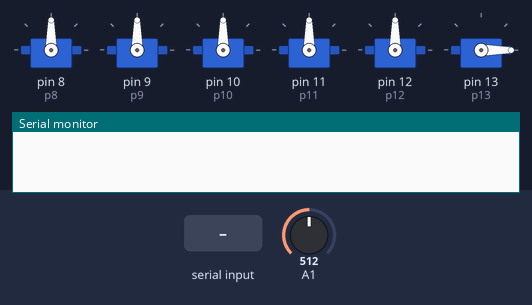
A sketch run on a simulated Arduino Uno, built with avr-gcc and run on an emulated ATmega328P. Shown: 6 × servo, the last lines printed to the serial monitor. The inputs (shaded band) are chosen by the test bench; at power-on: A1 = 512.

Above: at 1.2 s.
1.3 s: "90,45,200\n" received over Serial
At 2.77 s:
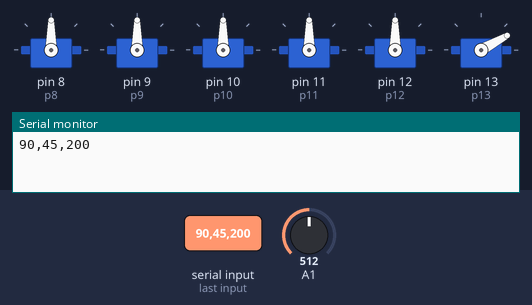
At 3.37 s:
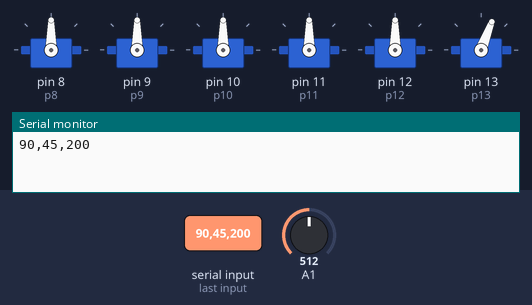
4.3 s: "90,45\n" received over Serial
At 10.0 s:
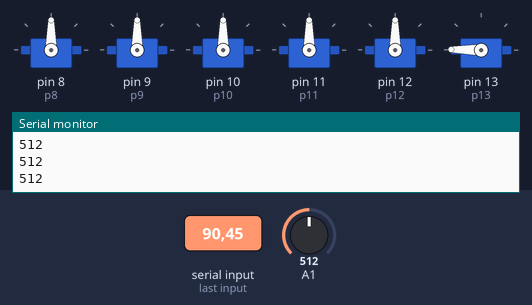
Timing chart, 0 to 11.5 s (numbered marks = the images above; inputs shaded):
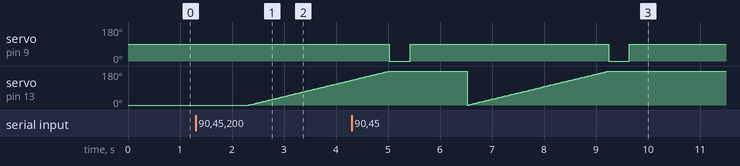

Measured:
- after the input at 1.3 s, servo on pin 13 (p13): moves from 0° to 131° over 2.0 s, starting after 1.0 s
- by itself, servo on pin 9 (p9): alternates 90° for 3.8 s and 0° for 0.40 s

The sketch:

s1-full.ino
```cpp
#include <Servo.h>
//
Servo svx1;
Servo svx2;
Servo svx3;
Servo svx4;
Servo svx5;
Servo svx6;

int valF = 0;
int i=0;
int ctr = 0;
String str;

int p8 = 8;
int p9 = 9;
int p10 = 10;
int p11 = 11;
int p12 = 12;
int p13 = 13;

void setup() {
  Serial.begin(9600);
//  sv.attach(sv08);  // attaches the servo on pin 9 to the servo object
  svx1.attach(p8);
  svx2.attach(p9);
  svx3.attach(p10);
  svx4.attach(p11);
  svx5.attach(p12);
  svx6.attach(p13);
  svx6.write(0);
}


int svrun1(String o, String otime){
  if(o.toInt()>0){
    svx1.write(111);
  }
  else{
    svx1.write(0);
  }
  int v = otime.toInt();
  v=v*100;
  delay(v);
  svx1.write(90);
  return ;
}
//int svrun2(String s0, String s1,String s2, String s3,String s4, String s5,String s6, String s7,String s8, String s9)
int svrun2(int s0, int s1,int s2, int s3,int s4, int s5,int s6, int s7,int s8, int s9, int deg1){

  int var = 5;
   for(int i=0;i<180;i+=1){
    svx6.write(i);
    delay(15);
  }
  if(s0==1){
    svx1.write(111);
  }
  else{
    svx1.write(0);
  }
  if(s2==1){
    svx2.write(111);
  }
  else{
    svx2.write(0);
  }
  if(s4==1){
    svx3.write(111);
  }
  else{
    svx3.write(0);
  }
  if(s6==1){
    svx4.write(111);
  }
  else{
    svx4.write(0);
  }
  if(s8==1){
    svx5.write(111);
  }
  else{
    svx5.write(0);
  }
//  svx1.write(s0);
//  svx2.write(s2);
//  svx3.write(s4);
//  svx4.write(s6);
//  svx5.write(s8);
  while(var > 0){
    if(s1==0){
      svx1.write(90);
      var-=1;
    }
    if(s3==0){
      svx2.write(90);
      var-=1;
    }
    if(s5==0){
      svx3.write(90);
      var-=1;
    }
    if(s7==0){
      svx4.write(90);
      var-=1;
    }
    if(s9==0){
      svx5.write(90);
      var-=1;
    }
    s1-=1;
    s3-=1;
    s5-=1;
    s7-=1;
    s9-=1;
    valF = analogRead(A1);
    Serial.print(valF);
    Serial.print("\n");
    delay(100);
  }
  return ;
}

String temp0 ;
String temp1 ;
String temp2;
String temp3 ;
String temp4;
String temp5 ;
String temp6 ;
String temp7;
String temp8 ;
String temp9;
String temp10;
void loop() {

if(Serial.available()>0){
  str = Serial.readString();
  Serial.println(str);
//  ctr = str.toInt();
//  --blinkled(ctr);
//  svrun(ctr);
  str.toCharArray(1,1);
  temp0 = str[0];
  temp1 = str[1];
  temp2 = str[2];
  temp3 = str[3];
  temp4 = str[4];
  temp5 = str[5];
  temp6 = str[6];
  temp7 = str[7];
  temp8 = str[8];
  temp9 = str[9];
  temp10 = str[10];
//  svrun1(temp0,temp1);
  svrun2(temp0.toInt(),temp1.toInt(),temp2.toInt(),temp3.toInt(),temp4.toInt(),temp5.toInt(),temp6.toInt(),temp7.toInt(),temp8.toInt(),temp9.toInt(),temp10.toInt());

//  temp = str.indexOf(2);
//  Serial.println(str[1]);

}

//svrun(1);
//sv.write(1);
//delay(2000);

//for(i=0;i<180;i+=1){
//  sv.write(i);
//  delay(30);
//}
//delay(500);
//for(i=180;i>0;i-=1){
//  sv.write(i);
//  delay(30);
//}


}
```
